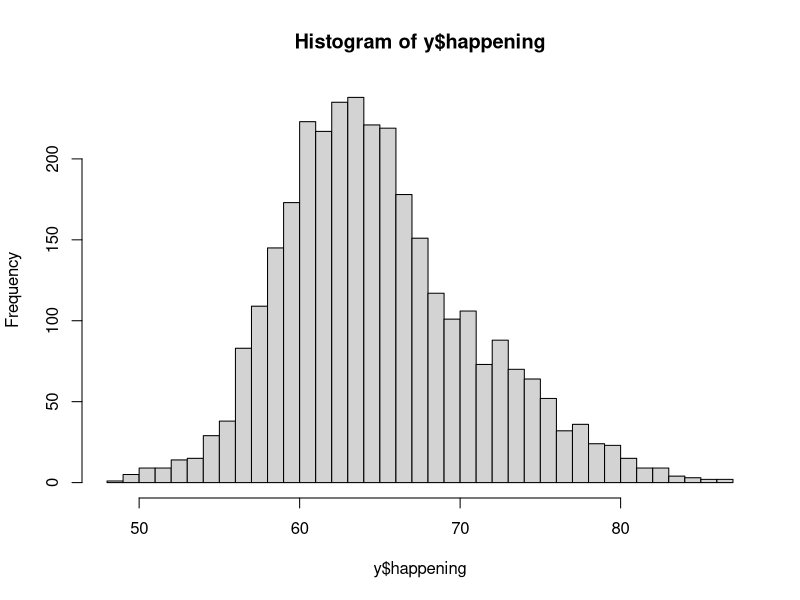
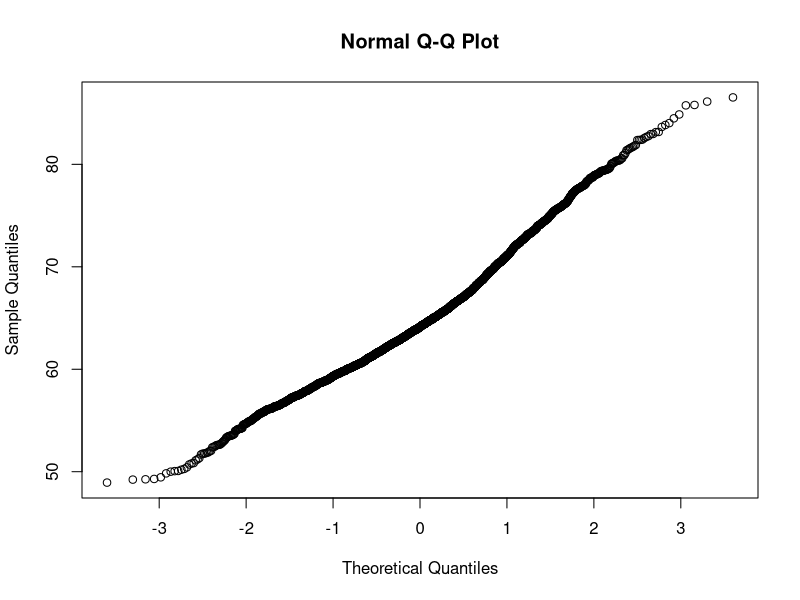

The R script that drew these images, in order:
# The purpose of this script is to standardize the county and state columns
# in the YCOM data for future merging with other data sets, to verify that
# all US counties identified by the Census are accounted for, and to run some
# basic QA before writing a cleaned file.

rm(list = ls())

# ------------------------------- YCOM ----------------------------------------

# Read in the YCOM data, reference county FIPS codes from the Census
fips_map <- read.csv("./processed_data/census_fips_cleaned.csv")
y <- read.csv("src_data/YCOM_2020_Data.csv")
Encoding(y$GeoName) <- 'latin1'  # Takes care of an accent in NM county name

# For dev just looking at high level "climate change is happening vs not
# happening" opinion estimates
y <- y[, c("GeoType", "GeoName", "GEOID", "happening",
           "happeningOppose")]

# Only look at counties for now, separate GEOID into county and state FIPS
y <- y[y$GeoType == "County", ] # Can drop GeoType now
y <- y[, c("GeoName", "GEOID", "happening", "happeningOppose")]
y$GEOID <- sprintf('%05d', y$GEOID)  # Pad so that we can properly separate FIPS
y$FIPS_C <- as.numeric(regmatches(y$GEOID,
                                  gregexpr("([0-9][0-9][0-9])$",y$GEOID)))
y$FIPS_S <- as.numeric(regmatches(y$GEOID, gregexpr("^([0-9][0-9])",y$GEOID)))

names(y) <- c("c_name", "geoid", "happening", "happening_oppose", "c_fips",
              "s_fips")

# Double check that all counties are represented in the YCOM data (double
# check that row counts aren't the same due to some duplication)
nrow(merge(y, fips_map, by = c("c_fips", "s_fips"))) == nrow(y) # Yay 
sum(duplicated(y[, c("c_fips", "s_fips")])) == 0 # Yay 
sum(duplicated(fips_map[, c("c_fips", "s_fips")])) == 0 # Yay 

# Merge in standardized Census county and state names, check that these agree
y <- merge(y, fips_map, by = c("c_fips", "s_fips"))
state_check <- toupper(gsub(".+, ", "", y$c_name))
y$c_name <- toupper(gsub(",.*$", "", y$c_name))
sum(state_check != y$state) / nrow(y) == 0  # Do all state names agree?
sum(y$c_name == y$county) / nrow(y) == 1  # Do all county names agree?

# Perform some quick checks on the YCOM data
sapply(y, function(x){sum(is.na(x))})  # Are there any NA values in any cols?
hist(y$happening, breaks = 30)  # What is the distribution of `happening`? 
qqnorm(y$happening)
sum(table(y$geoid) > 1) == 0  # Are GEOIDs unique?

# Drop extraneous county and GEOID columns, reorder, and save cleaned version to CSV
y <- y[, c("state", "s_fips", "c_name", "c_fips", "happening",
           "happening_oppose")]
names(y) <- c("state", "s_fips", "county", "c_fips", "happening",
              "happening_oppose")

write.csv(y, "./processed_data/ycom_cleaned.csv", row.names = FALSE)
